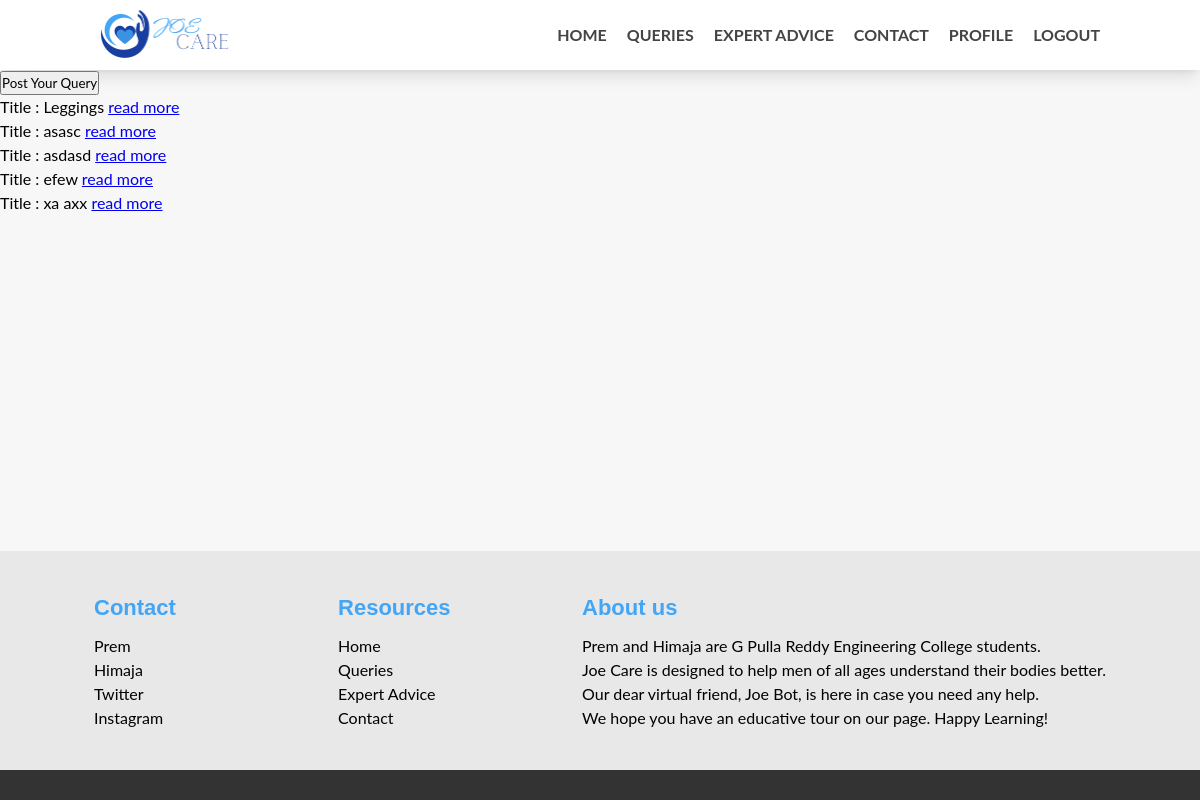
The page /query (signed in) on the database its author committed.
### tables this page shows
CREATE TABLE "ApprovePosts" (
	"id"	INTEGER NOT NULL UNIQUE,
	"userid"	INTEGER,
	"title"	TEXT NOT NULL,
	"desc"	TEXT NOT NULL,
	"anonymous"	TEXT NOT NULL,
	"name"	TEXT NOT NULL,
	"email"	TEXT NOT NULL,
	"age"	TEXT NOT NULL,
	"mod"	TEXT NOT NULL,
	"app"	TEXT NOT NULL,
	"ageres"	TEXT NOT NULL,
	PRIMARY KEY("id" AUTOINCREMENT)
);

### app.py (the view)
@app.route("/query")
@login_required
def query():
    records = get_app_post()
    return render_template("query.html", logged = curr_user.get_user(), records = records)

### app.py (called while the page is built)
def get_app_post():
    con = sqlite3.connect("joecare.db")
    c = con.cursor()
    try:
        sql_select_query = "select * from approvePosts where app = 'True';"
        c.execute(sql_select_query)
        record = c.fetchall()
    finally:
        con.commit()
        c.close()
        con.close()
    return record

@login_manager.user_loader
def load_user(userid):
    return LoginUser(userid)

@app.before_request
def before_request():
    session.permanent = True
    app.permanent_session_lifetime = timedelta(minutes=20)
    session.modified = True
    g.user = current_user

    def get_user(self):
        return self.login

### templates/query.html (shortened to what this page needs)
<!DOCTYPE html>
<html>
<head>
	<link rel="stylesheet" href="{{url_for('static', filename = 'stylesheets/nav.css') }}" media="screen">
	<link rel="stylesheet" href="{{url_for('static', filename = 'stylesheets/footer.css') }}" media="screen">
	<link rel="stylesheet" href="{{url_for('static', filename = 'stylesheets/form.css') }}" media="screen">
</head>
<body>
	<header>
			<div class="wrapper">
				<div class="logo">
					<a href="/"><img src="{{url_for('static', filename = 'images/logo.png') }}" alt="Joe Care"></a>
				</div>
				<div class="navbar">
					<nav>
						<ul>
							<li><a href="/">Home</a></li>
							<li><a href="/query">Queries</a></li>
							<li><a href="/expert">Expert Advice</a></li>
							<li><a href="#foot">Contact</a></li>
							{% if logged == True %}
							<li><a href = "/profile">Profile</a></li>
							<li><a href = "/logout">Logout</a></li>
							{% else %}
							<li><a href = "/login">Login</a></li>
							{% endif %}
						</ul>
					</nav>
				</div>
			</div>
		</header>
	<a href = "\post"><button>Post Your Query</button></a>
	{% for record in records %}
	<div class="querycontainer">
		<p>Title : {{record[2]}} <a href="{{url_for('querypost', postid=record[0])}}">read more</a></p>
	</div>
	{% endfor %}
	<div class="container"></div>
<footer id="foot">
  <section class="ft-main">
    <div class="ft-main-item">
        <h2 class="ft-title" style="color: #42a5f5;">Contact</h2>
        <ul>
          <li><a href="https://www.linkedin.com/in/prem-jain801/" style="color: black">Prem</a></li>
          <li><a href="https://www.linkedin.com/in/k-naga-himaja/" style="color: black">Himaja</a></li>
          <li><a href="https://twitter.com/KNagaHimaja" style="color: black">Twitter</a></li>
          <li><a href="https://www.instagram.com/prem_jain_801/" style="color: black">Instagram</a></li>
        </ul>
      </div>
      <div class="ft-main-item">
        <h2 class="ft-title" style="color: #42a5f5;">Resources</h2>
        <ul>
          <li><a href="/" style="color: black">Home</a></li>
          <li><a href="/query" style="color: black">Queries</a></li>
          <li><a href="/expert" style="color: black">Expert Advice</a></li>
          <li><a href="#foot" style="color: black">Contact</a></li>
        </ul>
      </div>
    <div class="ft-main-item">
      <h2 class="ft-title" style="color: #42a5f5;">About us</h2>
      <ul style="color: black">
        <p style="text-align: justify;">Prem and Himaja are G Pulla Reddy Engineering College students.</p>
        <p style="text-align: justify;">Joe Care is designed to help men of all ages understand their bodies better.</p>
        <p style="text-align: justify;">Our dear virtual friend, Joe Bot, is here in case you need any help. </p>
        <p style="text-align: justify;">	We hope you have an educative tour on our page. Happy Learning!</p>
      </ul>
    </div>
  </section>
  <section class="ft-legal">
  </section>
</footer>
</body>
</html>

### static/stylesheets/nav.css (style rules this page uses)
*, *::before, *::after { box-sizing: border-box; line-height: 1.5em; }
html { font-size: 16px; scroll-behavior: smooth; -webkit-text-size-adjust: 100%; }
body { margin: 0; font-family: "Open Sans", sans-serif; background-color: #f7f7f7; }
header { background-color: #ffffff; box-shadow: 0 10px 15px -3px rgba(0, 0, 0, 0.1), 0 4px 6px -4px rgba(0, 0, 0, 0.1); padding: 10px 20px; }
header .wrapper { max-width: 1000px; margin: 0 auto; display: flex; flex-wrap: wrap; align-items: center; justify-content: space-between; }
header .logo img { height: 50px; display: block; }
.navbar { position: fixed; top: 0; left: 100%; margin: 0; width: 100%; height: 100%; background-color: white; padding: 20px; transition: left 0.3s; }
.navbar ul { all: unset; list-style-type: none; display: flex; flex-direction: column; align-items: center; gap: 25px; }
.navbar ul a { all: unset; color: #444444; text-transform: uppercase; cursor: pointer; font-weight: bold; font-size: 28px; }
.container { max-width: 900px; margin: 0 auto; padding: 30px; }
@media (min-width: 550px) { .navbar { all: unset; display: block; } }
@media (min-width: 550px) { .navbar ul { flex-direction: row; gap: 20px; } }
@media (min-width: 550px) { .navbar ul a { font-size: inherit; } }

### static/stylesheets/footer.css (style rules this page uses)
* { box-sizing: border-box; font-family: "Lato", sans-serif; margin: 0; padding: 0; }
ul { list-style: none; padding-left: 0; }
footer { background-color: #E8E8E8; color: #bbb; line-height: 1.5; }
footer a { text-decoration: none; color: #eee; }
.ft-title { color: #fff; font-family: "Arial"; font-size: 1.375rem; padding-bottom: 0.625rem; }
body { display: flex; min-height: 100vh; flex-direction: column; }
.container { flex: 1; }
.ft-main { padding: 1.25rem 1.875rem; display: flex; flex-wrap: wrap; }
@media only screen and (min-width: 29.8125rem ) { .ft-main { justify-content: space-evenly; } }
.ft-main-item { padding: 1.25rem; min-width: 12.5rem; }
.ft-legal { padding: 0.9375rem 1.875rem; background-color: #333; }

### static/stylesheets/form.css (style rules this page uses)
* { box-sizing: border-box; }

### rows shown on the page
ApprovePosts: title "Leggings"
ApprovePosts: title "asasc"
ApprovePosts: title "asdasd"
ApprovePosts: title "efew"
ApprovePosts: title "xa axx"
